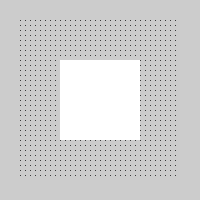
Frame 1 (no input)
Frame 60 (the mouse pressed at the canvas centre just before this capture): identical to frame 1, image omitted
Frame 120 (the mouse held since frame 60 and released just before this capture): identical to frame 1, image omitted

The Processing sketch that drew this single still picture (run headless with seeded random() and noise(); from frame 60 on, the mouse is pressed at the canvas centre):

// Processing sketch: processing_15102
// ── processing_15102.pde

void setup() {
  size(200,200);
}

void draw() {
  for(int x=20; x<180; x=x+5) {
    for(int y=20; y<180; y=y+5) {
      point(x,y);
    }
  }
  noStroke();
  rect(60,60,80,80);
}
       
                
